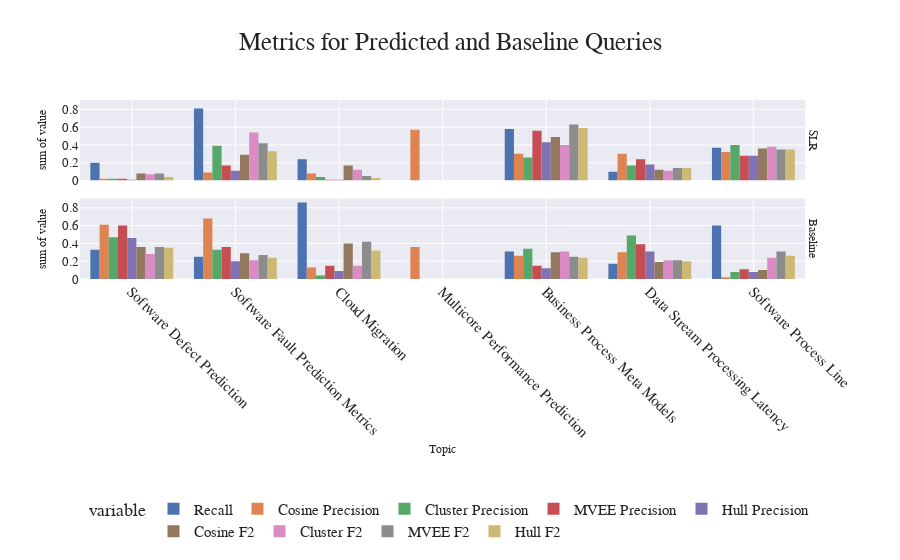

Here is the notebook cell this chart was saved with:
### Code cell
fig = px.histogram(plt_df, x="Topic", y=["Recall",
                                        "Cosine Precision", "Cluster Precision", "MVEE Precision", "Hull Precision",
                                        "Cosine F2","Cluster F2", "MVEE F2", "Hull F2"
                                                    ],
                    title="Metrics for Predicted and Baseline Queries", barmode="group",
                   facet_row="Index", facet_row_spacing=0.1)

fig.for_each_trace(lambda t: t.update(x=t.x[::-1], y=t.y[::-1]))
fig.for_each_annotation(lambda a: a.update(text=a.text.split("=")[-1]))
# fig.update_layout(yaxis1_dtick=0.2, yaxis2_dtick=0.2, yaxis2_title="",
#                    **PLOT_CONFIGS)
# fig.write_image("LitQEval-report/pics/all-metrics-2.pdf")
fig.show()

### Figure 1 — Plotly figure (JSON) as saved in the notebook; plotly's stock layout.template omitted (floating-point values rounded to 4 significant figures)
{"data": [{"alignmentgroup": "True", "bingroup": "x", "histfunc": "sum", "hovertemplate": "variable=Recall<br>Index=SLR<br>Topic=%{x}<br>sum of value=%{y}<extra></extra>", "legendgroup": "Recall", "marker": {"color": "rgb(76,114,176)", "pattern": {"shape": ""}}, "name": "Recall", "offsetgroup": "Recall", "orientation": "v", "showlegend": true, "type": "histogram", "x": ["Software Defect Prediction", "Software Fault Prediction Metrics", "Cloud Migration", "Multicore Performance Prediction", "Business Process Meta Models", "Data Stream Processing Latency", "Software Process Line"], "xaxis": "x2", "y": [0.2, 0.81, 0.24, 0, 0.58, 0.1, 0.37], "yaxis": "y2"}, {"alignmentgroup": "True", "bingroup": "x", "histfunc": "sum", "hovertemplate": "variable=Recall<br>Index=Baseline<br>Topic=%{x}<br>sum of value=%{y}<extra></extra>", "legendgroup": "Recall", "marker": {"color": "rgb(76,114,176)", "pattern": {"shape": ""}}, "name": "Recall", "offsetgroup": "Recall", "orientation": "v", "showlegend": false, "type": "histogram", "x": ["Software Defect Prediction", "Software Fault Prediction Metrics", "Cloud Migration", "Multicore Performance Prediction", "Business Process Meta Models", "Data Stream Processing Latency", "Software Process Line"], "xaxis": "x", "y": [0.33, 0.25, 0.86, 0, 0.31, 0.17, 0.6], "yaxis": "y"}, {"alignmentgroup": "True", "bingroup": "x", "histfunc": "sum", "hovertemplate": "variable=Cosine Precision<br>Index=SLR<br>Topic=%{x}<br>sum of value=%{y}<extra></extra>", "legendgroup": "Cosine Precision", "marker": {"color": "rgb(221,132,82)", "pattern": {"shape": ""}}, "name": "Cosine Precision", "offsetgroup": "Cosine Precision", "orientation": "v", "showlegend": true, "type": "histogram", "x": ["Software Defect Prediction", "Software Fault Prediction Metrics", "Cloud Migration", "Multicore Performance Prediction", "Business Process Meta Models", "Data Stream Processing Latency", "Software Process Line"], "xaxis": "x2", "y": [0.02, 0.09, 0.08, 0.57, 0.3, 0.3, 0.32], "yaxis": "y2"}, {"alignmentgroup": "True", "bingroup": "x", "histfunc": "sum", "hovertemplate": "variable=Cosine Precision<br>Index=Baseline<br>Topic=%{x}<br>sum of value=%{y}<extra></extra>", "legendgroup": "Cosine Precision", "marker": {"color": "rgb(221,132,82)", "pattern": {"shape": ""}}, "name": "Cosine Precision", "offsetgroup": "Cosine Precision", "orientation": "v", "showlegend": false, "type": "histogram", "x": ["Software Defect Prediction", "Software Fault Prediction Metrics", "Cloud Migration", "Multicore Performance Prediction", "Business Process Meta Models", "Data Stream Processing Latency", "Software Process Line"], "xaxis": "x", "y": [0.61, 0.68, 0.13, 0.36, 0.26, 0.3, 0.02], "yaxis": "y"}, {"alignmentgroup": "True", "bingroup": "x", "histfunc": "sum", "hovertemplate": "variable=Cluster Precision<br>Index=SLR<br>Topic=%{x}<br>sum of value=%{y}<extra></extra>", "legendgroup": "Cluster Precision", "marker": {"color": "rgb(85,168,104)", "pattern": {"shape": ""}}, "name": "Cluster Precision", "offsetgroup": "Cluster Precision", "orientation": "v", "showlegend": true, "type": "histogram", "x": ["Software Defect Prediction", "Software Fault Prediction Metrics", "Cloud Migration", "Multicore Performance Prediction", "Business Process Meta Models", "Data Stream Processing Latency", "Software Process Line"], "xaxis": "x2", "y": [0.02, 0.39, 0.04, 0, 0.26, 0.17, 0.4], "yaxis": "y2"}, {"alignmentgroup": "True", "bingroup": "x", "histfunc": "sum", "hovertemplate": "variable=Cluster Precision<br>Index=Baseline<br>Topic=%{x}<br>sum of value=%{y}<extra></extra>", "legendgroup": "Cluster Precision", "marker": {"color": "rgb(85,168,104)", "pattern": {"shape": ""}}, "name": "Cluster Precision", "offsetgroup": "Cluster Precision", "orientation": "v", "showlegend": false, "type": "histogram", "x": ["Software Defect Prediction", "Software Fault Prediction Metrics", "Cloud Migration", "Multicore Performance Prediction", "Business Process Meta Models", "Data Stream Processing Latency", "Software Process Line"], "xaxis": "x", "y": [0.47, 0.33, 0.04, 0, 0.34, 0.49, 0.08], "yaxis": "y"}, {"alignmentgroup": "True", "bingroup": "x", "histfunc": "sum", "hovertemplate": "variable=MVEE Precision<br>Index=SLR<br>Topic=%{x}<br>sum of value=%{y}<extra></extra>", "legendgroup": "MVEE Precision", "marker": {"color": "rgb(196,78,82)", "pattern": {"shape": ""}}, "name": "MVEE Precision", "offsetgroup": "MVEE Precision", "orientation": "v", "showlegend": true, "type": "histogram", "x": ["Software Defect Prediction", "Software Fault Prediction Metrics", "Cloud Migration", "Multicore Performance Prediction", "Business Process Meta Models", "Data Stream Processing Latency", "Software Process Line"], "xaxis": "x2", "y": [0.02, 0.17, 0.01, 0, 0.56, 0.24, 0.28], "yaxis": "y2"}, {"alignmentgroup": "True", "bingroup": "x", "histfunc": "sum", "hovertemplate": "variable=MVEE Precision<br>Index=Baseline<br>Topic=%{x}<br>sum of value=%{y}<extra></extra>", "legendgroup": "MVEE Precision", "marker": {"color": "rgb(196,78,82)", "pattern": {"shape": ""}}, "name": "MVEE Precision", "offsetgroup": "MVEE Precision", "orientation": "v", "showlegend": false, "type": "histogram", "x": ["Software Defect Prediction", "Software Fault Prediction Metrics", "Cloud Migration", "Multicore Performance Prediction", "Business Process Meta Models", "Data Stream Processing Latency", "Software Process Line"], "xaxis": "x", "y": [0.6, 0.36, 0.15, 0, 0.15, 0.39, 0.11], "yaxis": "y"}, {"alignmentgroup": "True", "bingroup": "x", "histfunc": "sum", "hovertemplate": "variable=Hull Precision<br>Index=SLR<br>Topic=%{x}<br>sum of value=%{y}<extra></extra>", "legendgroup": "Hull Precision", "marker": {"color": "rgb(129,114,179)", "pattern": {"shape": ""}}, "name": "Hull Precision", "offsetgroup": "Hull Precision", "orientation": "v", "showlegend": true, "type": "histogram", "x": ["Software Defect Prediction", "Software Fault Prediction Metrics", "Cloud Migration", "Multicore Performance Prediction", "Business Process Meta Models", "Data Stream Processing Latency", "Software Process Line"], "xaxis": "x2", "y": [0.01, 0.11, 0.01, 0, 0.43, 0.18, 0.28], "yaxis": "y2"}, {"alignmentgroup": "True", "bingroup": "x", "histfunc": "sum", "hovertemplate": "variable=Hull Precision<br>Index=Baseline<br>Topic=%{x}<br>sum of value=%{y}<extra></extra>", "legendgroup": "Hull Precision", "marker": {"color": "rgb(129,114,179)", "pattern": {"shape": ""}}, "name": "Hull Precision", "offsetgroup": "Hull Precision", "orientation": "v", "showlegend": false, "type": "histogram", "x": ["Software Defect Prediction", "Software Fault Prediction Metrics", "Cloud Migration", "Multicore Performance Prediction", "Business Process Meta Models", "Data Stream Processing Latency", "Software Process Line"], "xaxis": "x", "y": [0.46, 0.2, 0.09, 0, 0.12, 0.31, 0.08], "yaxis": "y"}, {"alignmentgroup": "True", "bingroup": "x", "histfunc": "sum", "hovertemplate": "variable=Cosine F2<br>Index=SLR<br>Topic=%{x}<br>sum of value=%{y}<extra></extra>", "legendgroup": "Cosine F2", "marker": {"color": "rgb(147,120,96)", "pattern": {"shape": ""}}, "name": "Cosine F2", "offsetgroup": "Cosine F2", "orientation": "v", "showlegend": true, "type": "histogram", "x": ["Software Defect Prediction", "Software Fault Prediction Metrics", "Cloud Migration", "Multicore Performance Prediction", "Business Process Meta Models", "Data Stream Processing Latency", "Software Process Line"], "xaxis": "x2", "y": [0.08, 0.29, 0.17, 0, 0.49, 0.12, 0.36], "yaxis": "y2"}, {"alignmentgroup": "True", "bingroup": "x", "histfunc": "sum", "hovertemplate": "variable=Cosine F2<br>Index=Baseline<br>Topic=%{x}<br>sum of value=%{y}<extra></extra>", "legendgroup": "Cosine F2", "marker": {"color": "rgb(147,120,96)", "pattern": {"shape": ""}}, "name": "Cosine F2", "offsetgroup": "Cosine F2", "orientation": "v", "showlegend": false, "type": "histogram", "x": ["Software Defect Prediction", "Software Fault Prediction Metrics", "Cloud Migration", "Multicore Performance Prediction", "Business Process Meta Models", "Data Stream Processing Latency", "Software Process Line"], "xaxis": "x", "y": [0.36, 0.29, 0.4, 0, 0.3, 0.19, 0.1], "yaxis": "y"}, {"alignmentgroup": "True", "bingroup": "x", "histfunc": "sum", "hovertemplate": "variable=Cluster F2<br>Index=SLR<br>Topic=%{x}<br>sum of value=%{y}<extra></extra>", "legendgroup": "Cluster F2", "marker": {"color": "rgb(218,139,195)", "pattern": {"shape": ""}}, "name": "Cluster F2", "offsetgroup": "Cluster F2", "orientation": "v", "showlegend": true, "type": "histogram", "x": ["Software Defect Prediction", "Software Fault Prediction Metrics", "Cloud Migration", "Multicore Performance Prediction", "Business Process Meta Models", "Data Stream Processing Latency", "Software Process Line"], "xaxis": "x2", "y": [0.07, 0.54, 0.12, 0, 0.4, 0.11, 0.38], "yaxis": "y2"}, {"alignmentgroup": "True", "bingroup": "x", "histfunc": "sum", "hovertemplate": "variable=Cluster F2<br>Index=Baseline<br>Topic=%{x}<br>sum of value=%{y}<extra></extra>", "legendgroup": "Cluster F2", "marker": {"color": "rgb(218,139,195)", "pattern": {"shape": ""}}, "name": "Cluster F2", "offsetgroup": "Cluster F2", "orientation": "v", "showlegend": false, "type": "histogram", "x": ["Software Defect Prediction", "Software Fault Prediction Metrics", "Cloud Migration", "Multicore Performance Prediction", "Business Process Meta Models", "Data Stream Processing Latency", "Software Process Line"], "xaxis": "x", "y": [0.28, 0.21, 0.15, 0, 0.31, 0.21, 0.24], "yaxis": "y"}, {"alignmentgroup": "True", "bingroup": "x", "histfunc": "sum", "hovertemplate": "variable=MVEE F2<br>Index=SLR<br>Topic=%{x}<br>sum of value=%{y}<extra></extra>", "legendgroup": "MVEE F2", "marker": {"color": "rgb(140,140,140)", "pattern": {"shape": ""}}, "name": "MVEE F2", "offsetgroup": "MVEE F2", "orientation": "v", "showlegend": true, "type": "histogram", "x": ["Software Defect Prediction", "Software Fault Prediction Metrics", "Cloud Migration", "Multicore Performance Prediction", "Business Process Meta Models", "Data Stream Processing Latency", "Software Process Line"], "xaxis": "x2", "y": [0.08, 0.42, 0.05, 0, 0.63, 0.14, 0.35], "yaxis": "y2"}, {"alignmentgroup": "True", "bingroup": "x", "histfunc": "sum", "hovertemplate": "variable=MVEE F2<br>Index=Baseline<br>Topic=%{x}<br>sum of value=%{y}<extra></extra>", "legendgroup": "MVEE F2", "marker": {"color": "rgb(140,140,140)", "pattern": {"shape": ""}}, "name": "MVEE F2", "offsetgroup": "MVEE F2", "orientation": "v", "showlegend": false, "type": "histogram", "x": ["Software Defect Prediction", "Software Fault Prediction Metrics", "Cloud Migration", "Multicore Performance Prediction", "Business Process Meta Models", "Data Stream Processing Latency", "Software Process Line"], "xaxis": "x", "y": [0.36, 0.27, 0.42, 0, 0.25, 0.21, 0.31], "yaxis": "y"}, {"alignmentgroup": "True", "bingroup": "x", "histfunc": "sum", "hovertemplate": "variable=Hull F2<br>Index=SLR<br>Topic=%{x}<br>sum of value=%{y}<extra></extra>", "legendgroup": "Hull F2", "marker": {"color": "rgb(204,185,116)", "pattern": {"shape": ""}}, "name": "Hull F2", "offsetgroup": "Hull F2", "orientation": "v", "showlegend": true, "type": "histogram", "x": ["Software Defect Prediction", "Software Fault Prediction Metrics", "Cloud Migration", "Multicore Performance Prediction", "Business Process Meta Models", "Data Stream Processing Latency", "Software Process Line"], "xaxis": "x2", "y": [0.04, 0.33, 0.03, 0, 0.59, 0.14, 0.35], "yaxis": "y2"}, {"alignmentgroup": "True", "bingroup": "x", "histfunc": "sum", "hovertemplate": "variable=Hull F2<br>Index=Baseline<br>Topic=%{x}<br>sum of value=%{y}<extra></extra>", "legendgroup": "Hull F2", "marker": {"color": "rgb(204,185,116)", "pattern": {"shape": ""}}, "name": "Hull F2", "offsetgroup": "Hull F2", "orientation": "v", "showlegend": false, "type": "histogram", "x": ["Software Defect Prediction", "Software Fault Prediction Metrics", "Cloud Migration", "Multicore Performance Prediction", "Business Process Meta Models", "Data Stream Processing Latency", "Software Process Line"], "xaxis": "x", "y": [0.35, 0.24, 0.32, 0, 0.24, 0.2, 0.26], "yaxis": "y"}], "layout": {"annotations": [{"font": {}, "showarrow": false, "text": "Baseline", "textangle": 90, "x": 0.98, "xanchor": "left", "xref": "paper", "y": 0.225, "yanchor": "middle", "yref": "paper"}, {"font": {}, "showarrow": false, "text": "SLR", "textangle": 90, "x": 0.98, "xanchor": "left", "xref": "paper", "y": 0.775, "yanchor": "middle", "yref": "paper"}], "barmode": "group", "legend": {"title": {"text": "variable"}, "tracegroupgap": 0}, "title": {"text": "Metrics for Predicted and Baseline Queries"}, "xaxis": {"anchor": "y", "domain": [0, 0.98], "title": {"text": "Topic"}}, "xaxis2": {"anchor": "y2", "domain": [0, 0.98], "matches": "x", "showticklabels": false}, "yaxis": {"anchor": "x", "domain": [0, 0.45], "title": {"text": "sum of value"}}, "yaxis2": {"anchor": "x2", "domain": [0.55, 1], "matches": "y", "title": {"text": "sum of value"}}}}
